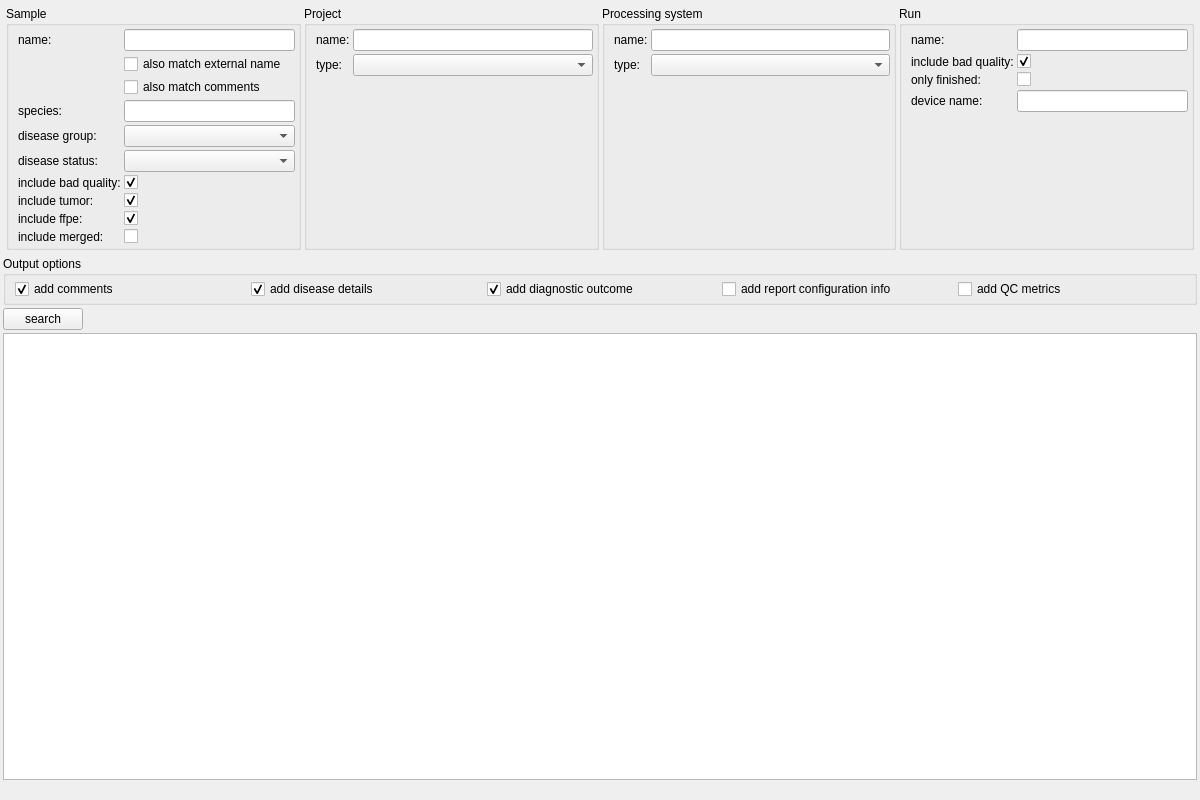
<?xml version="1.0" encoding="UTF-8"?>
<ui version="4.0">
 <class>SampleSearchWidget</class>
 <widget class="QWidget" name="SampleSearchWidget">
  <property name="geometry">
   <rect>
    <x>0</x>
    <y>0</y>
    <width>1200</width>
    <height>800</height>
   </rect>
  </property>
  <property name="minimumSize">
   <size>
    <width>1200</width>
    <height>800</height>
   </size>
  </property>
  <property name="windowTitle">
   <string>Form</string>
  </property>
  <layout class="QVBoxLayout" name="verticalLayout" stretch="0,0,0,100,0">
   <property name="spacing">
    <number>3</number>
   </property>
   <property name="leftMargin">
    <number>3</number>
   </property>
   <property name="topMargin">
    <number>3</number>
   </property>
   <property name="rightMargin">
    <number>3</number>
   </property>
   <property name="bottomMargin">
    <number>3</number>
   </property>
   <item>
    <layout class="QHBoxLayout" name="horizontalLayout">
     <property name="spacing">
      <number>3</number>
     </property>
     <property name="leftMargin">
      <number>3</number>
     </property>
     <property name="topMargin">
      <number>3</number>
     </property>
     <property name="rightMargin">
      <number>3</number>
     </property>
     <property name="bottomMargin">
      <number>3</number>
     </property>
     <item>
      <widget class="QGroupBox" name="groupBox">
       <property name="title">
        <string>Sample</string>
       </property>
       <property name="flat">
        <bool>false</bool>
       </property>
       <layout class="QFormLayout" name="formLayout">
        <property name="horizontalSpacing">
         <number>3</number>
        </property>
        <property name="verticalSpacing">
         <number>3</number>
        </property>
        <property name="leftMargin">
         <number>9</number>
        </property>
        <property name="topMargin">
         <number>3</number>
        </property>
        <property name="rightMargin">
         <number>3</number>
        </property>
        <property name="bottomMargin">
         <number>3</number>
        </property>
        <item row="3" column="0">
         <widget class="QLabel" name="label_4">
          <property name="text">
           <string>species:</string>
          </property>
         </widget>
        </item>
        <item row="6" column="0">
         <widget class="QLabel" name="label_5">
          <property name="text">
           <string>include bad quality:</string>
          </property>
         </widget>
        </item>
        <item row="3" column="1">
         <widget class="DBSelector" name="s_species"/>
        </item>
        <item row="7" column="0">
         <widget class="QLabel" name="label_6">
          <property name="text">
           <string>include tumor:</string>
          </property>
         </widget>
        </item>
        <item row="8" column="0">
         <widget class="QLabel" name="label_7">
          <property name="text">
           <string>include ffpe:</string>
          </property>
         </widget>
        </item>
        <item row="0" column="0">
         <widget class="QLabel" name="label_8">
          <property name="text">
           <string>name:</string>
          </property>
         </widget>
        </item>
        <item row="0" column="1">
         <widget class="DBSelector" name="s_name"/>
        </item>
        <item row="8" column="1">
         <widget class="QCheckBox" name="s_ffpe">
          <property name="text">
           <string/>
          </property>
          <property name="checked">
           <bool>true</bool>
          </property>
         </widget>
        </item>
        <item row="7" column="1">
         <widget class="QCheckBox" name="s_tumor">
          <property name="text">
           <string/>
          </property>
          <property name="checked">
           <bool>true</bool>
          </property>
         </widget>
        </item>
        <item row="6" column="1">
         <widget class="QCheckBox" name="s_bad_quality">
          <property name="text">
           <string/>
          </property>
          <property name="checked">
           <bool>true</bool>
          </property>
         </widget>
        </item>
        <item row="9" column="0">
         <widget class="QLabel" name="label_12">
          <property name="text">
           <string>include merged:</string>
          </property>
         </widget>
        </item>
        <item row="9" column="1">
         <widget class="QCheckBox" name="s_merged">
          <property name="text">
           <string/>
          </property>
         </widget>
        </item>
        <item row="4" column="0">
         <widget class="QLabel" name="label_14">
          <property name="text">
           <string>disease group:</string>
          </property>
         </widget>
        </item>
        <item row="5" column="0">
         <widget class="QLabel" name="label_15">
          <property name="text">
           <string>disease status:</string>
          </property>
         </widget>
        </item>
        <item row="4" column="1">
         <widget class="QComboBox" name="s_disease_group"/>
        </item>
        <item row="5" column="1">
         <widget class="QComboBox" name="s_disease_status"/>
        </item>
        <item row="1" column="1">
         <widget class="QCheckBox" name="s_name_ext">
          <property name="text">
           <string>also match external name</string>
          </property>
         </widget>
        </item>
        <item row="2" column="1">
         <widget class="QCheckBox" name="s_name_comments">
          <property name="toolTip">
           <string>&lt;html&gt;&lt;head/&gt;&lt;body&gt;&lt;p&gt;Matches comments of both sample and processed sample.&lt;/p&gt;&lt;/body&gt;&lt;/html&gt;</string>
          </property>
          <property name="text">
           <string>also match comments</string>
          </property>
         </widget>
        </item>
       </layout>
      </widget>
     </item>
     <item>
      <widget class="QGroupBox" name="groupBox_3">
       <property name="title">
        <string>Project</string>
       </property>
       <layout class="QFormLayout" name="formLayout_2">
        <property name="horizontalSpacing">
         <number>3</number>
        </property>
        <property name="verticalSpacing">
         <number>3</number>
        </property>
        <property name="leftMargin">
         <number>9</number>
        </property>
        <property name="topMargin">
         <number>3</number>
        </property>
        <property name="rightMargin">
         <number>3</number>
        </property>
        <property name="bottomMargin">
         <number>3</number>
        </property>
        <item row="0" column="0">
         <widget class="QLabel" name="label">
          <property name="text">
           <string>name:</string>
          </property>
         </widget>
        </item>
        <item row="0" column="1">
         <widget class="DBSelector" name="p_name"/>
        </item>
        <item row="1" column="0">
         <widget class="QLabel" name="label_11">
          <property name="text">
           <string>type:</string>
          </property>
         </widget>
        </item>
        <item row="1" column="1">
         <widget class="QComboBox" name="p_type"/>
        </item>
       </layout>
      </widget>
     </item>
     <item>
      <widget class="QGroupBox" name="groupBox_4">
       <property name="title">
        <string>Processing system</string>
       </property>
       <layout class="QFormLayout" name="formLayout_3">
        <property name="horizontalSpacing">
         <number>3</number>
        </property>
        <property name="verticalSpacing">
         <number>3</number>
        </property>
        <property name="leftMargin">
         <number>9</number>
        </property>
        <property name="topMargin">
         <number>3</number>
        </property>
        <property name="rightMargin">
         <number>3</number>
        </property>
        <property name="bottomMargin">
         <number>3</number>
        </property>
        <item row="0" column="0">
         <widget class="QLabel" name="label_2">
          <property name="text">
           <string>name:</string>
          </property>
         </widget>
        </item>
        <item row="0" column="1">
         <widget class="DBSelector" name="sys_name"/>
        </item>
        <item row="1" column="0">
         <widget class="QLabel" name="label_9">
          <property name="text">
           <string>type:</string>
          </property>
         </widget>
        </item>
        <item row="1" column="1">
         <widget class="QComboBox" name="sys_type">
          <property name="sizeAdjustPolicy">
           <enum>QComboBox::AdjustToContents</enum>
          </property>
         </widget>
        </item>
       </layout>
      </widget>
     </item>
     <item>
      <widget class="QGroupBox" name="groupBox_5">
       <property name="title">
        <string>Run</string>
       </property>
       <layout class="QFormLayout" name="formLayout_4">
        <property name="horizontalSpacing">
         <number>3</number>
        </property>
        <property name="verticalSpacing">
         <number>3</number>
        </property>
        <property name="leftMargin">
         <number>9</number>
        </property>
        <property name="topMargin">
         <number>3</number>
        </property>
        <property name="rightMargin">
         <number>3</number>
        </property>
        <property name="bottomMargin">
         <number>3</number>
        </property>
        <item row="0" column="0">
         <widget class="QLabel" name="label_3">
          <property name="text">
           <string>name:</string>
          </property>
         </widget>
        </item>
        <item row="0" column="1">
         <widget class="DBSelector" name="r_name"/>
        </item>
        <item row="1" column="0">
         <widget class="QLabel" name="label_10">
          <property name="text">
           <string>include bad quality:</string>
          </property>
         </widget>
        </item>
        <item row="1" column="1">
         <widget class="QCheckBox" name="r_bad_quality">
          <property name="text">
           <string/>
          </property>
          <property name="checked">
           <bool>true</bool>
          </property>
         </widget>
        </item>
        <item row="2" column="1">
         <widget class="QCheckBox" name="r_analysis_finished">
          <property name="text">
           <string/>
          </property>
         </widget>
        </item>
        <item row="2" column="0">
         <widget class="QLabel" name="label_13">
          <property name="toolTip">
           <string>&lt;html&gt;&lt;head/&gt;&lt;body&gt;&lt;p&gt;Only include samples where the analysis of the whole run is finished.&lt;br/&gt;Excludes samples that are on a future run or are still being analyzed.&lt;/p&gt;&lt;/body&gt;&lt;/html&gt;</string>
          </property>
          <property name="text">
           <string>only finished:</string>
          </property>
         </widget>
        </item>
        <item row="3" column="0">
         <widget class="QLabel" name="label_16">
          <property name="text">
           <string>device name:</string>
          </property>
         </widget>
        </item>
        <item row="3" column="1">
         <widget class="DBSelector" name="r_device_name"/>
        </item>
       </layout>
      </widget>
     </item>
    </layout>
   </item>
   <item>
    <widget class="QGroupBox" name="groupBox_2">
     <property name="title">
      <string>Output options</string>
     </property>
     <layout class="QGridLayout" name="gridLayout">
      <property name="topMargin">
       <number>3</number>
      </property>
      <property name="rightMargin">
       <number>3</number>
      </property>
      <property name="bottomMargin">
       <number>3</number>
      </property>
      <property name="spacing">
       <number>3</number>
      </property>
      <item row="0" column="4">
       <widget class="QCheckBox" name="add_report_config">
        <property name="toolTip">
         <string>&lt;html&gt;&lt;head/&gt;&lt;body&gt;&lt;p&gt;Adds a column about the report configuration:&lt;br/&gt;- if it exists for the sample&lt;br/&gt;- if it contains causal small variants (variant, genotype, genes)&lt;br/&gt;- if it contains causal CNVs (CNV, copy-number)&lt;/p&gt;&lt;/body&gt;&lt;/html&gt;</string>
        </property>
        <property name="text">
         <string>add report configuration info</string>
        </property>
       </widget>
      </item>
      <item row="0" column="5">
       <widget class="QCheckBox" name="add_qc">
        <property name="text">
         <string>add QC metrics</string>
        </property>
       </widget>
      </item>
      <item row="0" column="1">
       <widget class="QCheckBox" name="add_disease_details">
        <property name="text">
         <string>add disease details</string>
        </property>
        <property name="checked">
         <bool>true</bool>
        </property>
       </widget>
      </item>
      <item row="0" column="2">
       <widget class="QCheckBox" name="add_outcome">
        <property name="text">
         <string>add diagnostic outcome</string>
        </property>
        <property name="checked">
         <bool>true</bool>
        </property>
       </widget>
      </item>
      <item row="0" column="0">
       <widget class="QCheckBox" name="add_comments">
        <property name="text">
         <string>add comments</string>
        </property>
        <property name="checked">
         <bool>true</bool>
        </property>
       </widget>
      </item>
     </layout>
    </widget>
   </item>
   <item>
    <layout class="QHBoxLayout" name="horizontalLayout_2">
     <property name="spacing">
      <number>3</number>
     </property>
     <item>
      <widget class="QPushButton" name="search_btn">
       <property name="text">
        <string>search</string>
       </property>
       <property name="icon">
        <iconset resource="GSvar.qrc">
         <normaloff>:/Icons/NGSD_search.png</normaloff>:/Icons/NGSD_search.png</iconset>
       </property>
      </widget>
     </item>
     <item>
      <spacer name="horizontalSpacer">
       <property name="orientation">
        <enum>Qt::Horizontal</enum>
       </property>
       <property name="sizeHint" stdset="0">
        <size>
         <width>40</width>
         <height>20</height>
        </size>
       </property>
      </spacer>
     </item>
    </layout>
   </item>
   <item>
    <widget class="DBTableWidget" name="sample_table"/>
   </item>
   <item>
    <widget class="QLabel" name="search_status">
     <property name="text">
      <string/>
     </property>
    </widget>
   </item>
  </layout>
 </widget>
 <customwidgets>
  <customwidget>
   <class>DBTableWidget</class>
   <extends>QTableWidget</extends>
   <header>DBTableWidget.h</header>
  </customwidget>
  <customwidget>
   <class>DBSelector</class>
   <extends>QLineEdit</extends>
   <header location="global">DBSelector.h</header>
  </customwidget>
 </customwidgets>
 <tabstops>
  <tabstop>s_name</tabstop>
  <tabstop>s_species</tabstop>
  <tabstop>s_bad_quality</tabstop>
  <tabstop>s_tumor</tabstop>
  <tabstop>s_ffpe</tabstop>
  <tabstop>p_name</tabstop>
  <tabstop>p_type</tabstop>
  <tabstop>sys_name</tabstop>
  <tabstop>sys_type</tabstop>
  <tabstop>r_name</tabstop>
  <tabstop>r_bad_quality</tabstop>
  <tabstop>add_disease_details</tabstop>
  <tabstop>add_outcome</tabstop>
  <tabstop>search_btn</tabstop>
  <tabstop>sample_table</tabstop>
 </tabstops>
 <resources>
  <include location="GSvar.qrc"/>
 </resources>
 <connections/>
</ui>
